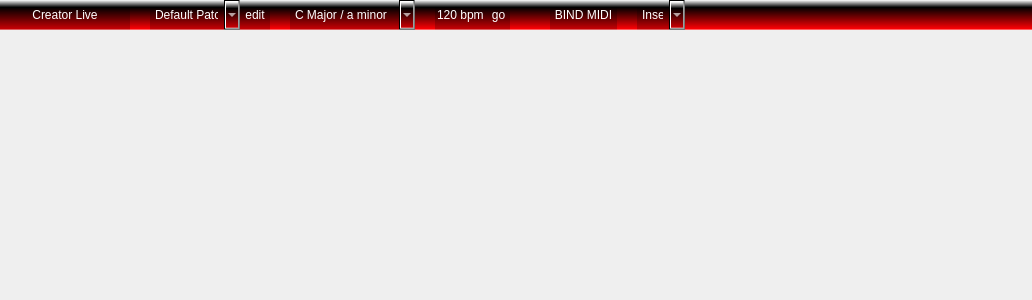
<?xml version="1.0" encoding="UTF-8"?>
<ui version="4.0">
 <class>LiveWindow</class>
 <widget class="QWidget" name="LiveWindow">
  <property name="geometry">
   <rect>
    <x>0</x>
    <y>0</y>
    <width>1032</width>
    <height>300</height>
   </rect>
  </property>
  <property name="windowTitle">
   <string>Creator Live (BETA)</string>
  </property>
  <layout class="QVBoxLayout" name="verticalLayout">
   <property name="spacing">
    <number>0</number>
   </property>
   <property name="margin">
    <number>0</number>
   </property>
   <item>
    <layout class="QHBoxLayout" name="horizontalLayout_2">
     <property name="spacing">
      <number>0</number>
     </property>
     <property name="rightMargin">
      <number>0</number>
     </property>
     <property name="bottomMargin">
      <number>0</number>
     </property>
     <item>
      <widget class="live_widgets::PushButton" name="pushButton_creatorLive">
       <property name="minimumSize">
        <size>
         <width>130</width>
         <height>30</height>
        </size>
       </property>
       <property name="maximumSize">
        <size>
         <width>16777215</width>
         <height>30</height>
        </size>
       </property>
       <property name="toolTip">
        <string>Use this menu to open and save projects,
load VST instruments, add inputs, setup
audio and more...</string>
       </property>
       <property name="styleSheet">
        <string notr="true">QPushButton {
  height: 30;

	background-color: qlineargradient(spread:pad, x1:0, y1:0, x2:0, y2:1, stop:0 rgba(255, 255, 255, 255), stop:0.243243 rgba(0, 0, 0, 255), stop:0.972973 rgba(200, 0, 4, 255), stop:1 rgba(255, 255, 255, 255));

	color: rgb(255, 255, 255);
    border-radius:0;
    border-style: groove;
    border-width:0;
	border-color: white;
    outline: none;
	font: 75 11pt &quot;HandelGotDLig&quot;;
}

QPushButton:hover {
  
	background-color: qlineargradient(spread:pad, x1:0, y1:0, x2:0, y2:1, stop:0 rgba(255, 255, 255, 255), stop:0.243243 rgba(255, 255, 255, 255), stop:0.972973 rgba(255, 0, 4, 255), stop:1 rgba(255, 255, 255, 255));
    color: black;

}</string>
       </property>
       <property name="text">
        <string>Creator Live</string>
       </property>
       <property name="icon">
        <iconset resource="icons/icons.qrc">
         <normaloff>:/icons/creatorLive.jpeg</normaloff>:/icons/creatorLive.jpeg</iconset>
       </property>
       <property name="iconSize">
        <size>
         <width>18</width>
         <height>18</height>
        </size>
       </property>
      </widget>
     </item>
     <item>
      <widget class="QWidget" name="header" native="true">
       <property name="maximumSize">
        <size>
         <width>16777215</width>
         <height>30</height>
        </size>
       </property>
       <property name="styleSheet">
        <string notr="true">QWidget#header {
	background-color: qlineargradient(spread:pad, x1:0, y1:0, x2:0, y2:1, stop:0 rgba(255, 255, 255, 255), stop:0.243243 rgba(0, 0, 0, 255), stop:0.972973 rgba(255, 0, 4, 255), stop:1 rgba(255, 255, 255, 255));
    height: 30;
}</string>
       </property>
       <layout class="QHBoxLayout" name="horizontalLayout">
        <property name="spacing">
         <number>0</number>
        </property>
        <property name="margin">
         <number>0</number>
        </property>
        <item>
         <spacer name="horizontalSpacer_2">
          <property name="orientation">
           <enum>Qt::Horizontal</enum>
          </property>
          <property name="sizeType">
           <enum>QSizePolicy::Fixed</enum>
          </property>
          <property name="sizeHint" stdset="0">
           <size>
            <width>20</width>
            <height>20</height>
           </size>
          </property>
         </spacer>
        </item>
        <item>
         <widget class="live_widgets::ComboBox" name="comboBox_patch">
          <property name="minimumSize">
           <size>
            <width>0</width>
            <height>30</height>
           </size>
          </property>
          <property name="toolTip">
           <string>Different patches can have different inputs, tracks,
tools, keys, tempos and MIDI bindings.
Bind a MIDI key to this menu to
switch between patches on the fly.</string>
          </property>
          <property name="styleSheet">
           <string notr="true">QComboBox {
	background-color: qlineargradient(spread:pad, x1:0, y1:0, x2:0, y2:1, stop:0 rgba(255, 255, 255, 255), stop:0.243243 rgba(0, 0, 0, 255), stop:0.972973 rgba(200, 0, 4, 255), stop:1 rgba(255, 255, 255, 255));

	color: rgb(255, 255, 255);
    border-radius:0;
    border-style: groove;
    border-right-width:0;
    border-top-width:0;
    border-bottom-width:0;
    border-left-width:0;
	border-color: white;
    outline: none;
}

QComboBox:hover {
  
	background-color: qlineargradient(spread:pad, x1:0, y1:0, x2:0, y2:1, stop:0 rgba(255, 255, 255, 255), stop:0.243243 rgba(255, 255, 255, 255), stop:0.972973 rgba(255, 0, 4, 255), stop:1 rgba(255, 255, 255, 255));
    color: black;

}</string>
          </property>
          <property name="editable">
           <bool>false</bool>
          </property>
          <property name="insertPolicy">
           <enum>QComboBox::InsertAtCurrent</enum>
          </property>
          <item>
           <property name="text">
            <string>Default Patch</string>
           </property>
          </item>
          <item>
           <property name="text">
            <string>New Patch...</string>
           </property>
          </item>
         </widget>
        </item>
        <item>
         <widget class="live_widgets::ToolButton" name="toolButton_patchEdit">
          <property name="toolTip">
           <string>Rename the current patch.</string>
          </property>
          <property name="styleSheet">
           <string notr="true">QToolButton {
    height:30;
	background-color: qlineargradient(spread:pad, x1:0, y1:0, x2:0, y2:1, stop:0 rgba(255, 255, 255, 255), stop:0.243243 rgba(0, 0, 0, 255), stop:0.972973 rgba(200, 0, 4, 255), stop:1 rgba(255, 255, 255, 255));

	color: rgb(255, 255, 255);
    border-radius:0;
    border-style: groove;
    border-right-width:0;
    border-top-width:0;
    border-bottom-width:0;
    border-left-width:0;
	border-color: white;
    outline: none;
}

QToolButton:hover {
  
	background-color: qlineargradient(spread:pad, x1:0, y1:0, x2:0, y2:1, stop:0 rgba(255, 255, 255, 255), stop:0.243243 rgba(255, 255, 255, 255), stop:0.972973 rgba(255, 0, 4, 255), stop:1 rgba(255, 255, 255, 255));
    color: black;

}

QToolButton::checked {
	background-color: qlineargradient(spread:pad, x1:0, y1:0, x2:0, y2:1, stop:0 rgba(125, 125, 125, 125), stop:0.243243 rgba(0, 0, 0, 255), stop:0.972973 rgba(125, 0, 2, 255), stop:1 rgba(255, 255, 255, 255));

	color: rgb(255, 255, 255);
    border-radius:0;
    border-style: groove;
    border-right-width:0;
    border-top-width:0;
    border-bottom-width:0;
    border-left-width:0;
	border-color: white;
    outline: none;
}</string>
          </property>
          <property name="text">
           <string>edit</string>
          </property>
          <property name="icon">
           <iconset>
            <normaloff>:/icons/cl-add-setup.png</normaloff>:/icons/cl-add-setup.png</iconset>
          </property>
         </widget>
        </item>
        <item>
         <spacer name="horizontalSpacer_3">
          <property name="orientation">
           <enum>Qt::Horizontal</enum>
          </property>
          <property name="sizeType">
           <enum>QSizePolicy::Fixed</enum>
          </property>
          <property name="sizeHint" stdset="0">
           <size>
            <width>20</width>
            <height>20</height>
           </size>
          </property>
         </spacer>
        </item>
        <item>
         <widget class="live_widgets::ComboBox" name="comboBox_key">
          <property name="toolTip">
           <string>Set the key signature for Creator Live to show you piano rolls and sheet music 
in the right key. For more information on key signature, see the Wikipedia article on key signatures.</string>
          </property>
          <property name="styleSheet">
           <string notr="true">QComboBox {
    height:30;
	background-color: qlineargradient(spread:pad, x1:0, y1:0, x2:0, y2:1, stop:0 rgba(255, 255, 255, 255), stop:0.243243 rgba(0, 0, 0, 255), stop:0.972973 rgba(200, 0, 4, 255), stop:1 rgba(255, 255, 255, 255));

	color: rgb(255, 255, 255);
    border-radius:0;
    border-style: groove;
    border-right-width:0;
    border-top-width:0;
    border-bottom-width:0;
    border-left-width:0;
	border-color: white;
    outline: none;
}

QComboBox:hover {
  
	background-color: qlineargradient(spread:pad, x1:0, y1:0, x2:0, y2:1, stop:0 rgba(255, 255, 255, 255), stop:0.243243 rgba(255, 255, 255, 255), stop:0.972973 rgba(255, 0, 4, 255), stop:1 rgba(255, 255, 255, 255));
    color: black;

}</string>
          </property>
          <property name="currentIndex">
           <number>8</number>
          </property>
          <item>
           <property name="text">
            <string>Fb major / db minor</string>
           </property>
          </item>
          <item>
           <property name="text">
            <string>Cb majr / ab minor</string>
           </property>
          </item>
          <item>
           <property name="text">
            <string>Gb major / eb minor</string>
           </property>
          </item>
          <item>
           <property name="text">
            <string>Db major / bb minor</string>
           </property>
          </item>
          <item>
           <property name="text">
            <string>Ab major / f minor</string>
           </property>
          </item>
          <item>
           <property name="text">
            <string>Eb major / c minor</string>
           </property>
          </item>
          <item>
           <property name="text">
            <string>Bb major / g minor</string>
           </property>
          </item>
          <item>
           <property name="text">
            <string>F major / d minor</string>
           </property>
          </item>
          <item>
           <property name="text">
            <string>C Major / a minor</string>
           </property>
          </item>
          <item>
           <property name="text">
            <string>G Major / e minor</string>
           </property>
          </item>
          <item>
           <property name="text">
            <string>D Major / b minor</string>
           </property>
          </item>
          <item>
           <property name="text">
            <string>A Major / f# minor</string>
           </property>
          </item>
          <item>
           <property name="text">
            <string>E Major / c# minor</string>
           </property>
          </item>
          <item>
           <property name="text">
            <string>B Major / g# minor</string>
           </property>
          </item>
          <item>
           <property name="text">
            <string>F# Major / d# minor</string>
           </property>
          </item>
          <item>
           <property name="text">
            <string>C# Major / a# minor</string>
           </property>
          </item>
          <item>
           <property name="text">
            <string>G# Major / e# minor</string>
           </property>
          </item>
         </widget>
        </item>
        <item>
         <spacer name="horizontalSpacer_5">
          <property name="orientation">
           <enum>Qt::Horizontal</enum>
          </property>
          <property name="sizeType">
           <enum>QSizePolicy::Fixed</enum>
          </property>
          <property name="sizeHint" stdset="0">
           <size>
            <width>20</width>
            <height>20</height>
           </size>
          </property>
         </spacer>
        </item>
        <item>
         <widget class="live_widgets::MetroSpinbox" name="spinBox_bpm">
          <property name="minimumSize">
           <size>
            <width>0</width>
            <height>30</height>
           </size>
          </property>
          <property name="maximumSize">
           <size>
            <width>16777215</width>
            <height>30</height>
           </size>
          </property>
          <property name="toolTip">
           <string>Set the tempo, in beats per minute. Besides helping you to maintain a tempo,
the metronome allows you to start recording, playing or looping on the beat.</string>
          </property>
          <property name="styleSheet">
           <string notr="true">QSpinBox {
    height:30;
	background-color: qlineargradient(spread:pad, x1:0, y1:0, x2:0, y2:1, stop:0 rgba(255, 255, 255, 255), stop:0.243243 rgba(0, 0, 0, 255), stop:0.972973 rgba(200, 0, 4, 255), stop:1 rgba(255, 255, 255, 255));

	color: rgb(255, 255, 255);
    border-radius:0;
    border-style: groove;
    border-right-width:0;
    border-top-width:0;
    border-bottom-width:0;
    border-left-width:0;
	border-color: white;
    outline: none;
}

QSpinBox:hover {
  
	background-color: qlineargradient(spread:pad, x1:0, y1:0, x2:0, y2:1, stop:0 rgba(255, 255, 255, 255), stop:0.243243 rgba(255, 255, 255, 255), stop:0.972973 rgba(255, 0, 4, 255), stop:1 rgba(255, 255, 255, 255));
    color: black;

}</string>
          </property>
          <property name="buttonSymbols">
           <enum>QAbstractSpinBox::NoButtons</enum>
          </property>
          <property name="suffix">
           <string> bpm</string>
          </property>
          <property name="minimum">
           <number>20</number>
          </property>
          <property name="maximum">
           <number>400</number>
          </property>
          <property name="value">
           <number>120</number>
          </property>
         </widget>
        </item>
        <item>
         <widget class="live_widgets::ToolButton" name="toolButton_metro">
          <property name="toolTip">
           <string>Start the metronome. Besides helping you to maintain a tempo, the metronome
allows you to start recording, playing or looping on the beat.</string>
          </property>
          <property name="styleSheet">
           <string notr="true">QToolButton {
    height:30;
	background-color: qlineargradient(spread:pad, x1:0, y1:0, x2:0, y2:1, stop:0 rgba(255, 255, 255, 255), stop:0.243243 rgba(0, 0, 0, 255), stop:0.972973 rgba(200, 0, 4, 255), stop:1 rgba(255, 255, 255, 255));

	color: rgb(255, 255, 255);
    border-radius:0;
    border-style: groove;
    border-right-width:0;
    border-top-width:0;
    border-bottom-width:0;
    border-left-width:0;
	border-color: white;
    outline: none;
}

QToolButton:hover {
  
	background-color: qlineargradient(spread:pad, x1:0, y1:0, x2:0, y2:1, stop:0 rgba(255, 255, 255, 255), stop:0.243243 rgba(255, 255, 255, 255), stop:0.972973 rgba(255, 0, 4, 255), stop:1 rgba(255, 255, 255, 255));
    color: black;

}

QToolButton::checked {
	background-color: qlineargradient(spread:pad, x1:0, y1:0, x2:0, y2:1, stop:0 rgba(125, 125, 125, 125), stop:0.243243 rgba(0, 0, 0, 255), stop:0.972973 rgba(125, 0, 2, 255), stop:1 rgba(255, 255, 255, 255));

	color: rgb(255, 255, 255);
    border-radius:0;
    border-style: groove;
    border-right-width:0;
    border-top-width:0;
    border-bottom-width:0;
    border-left-width:0;
	border-color: white;
    outline: none;
}</string>
          </property>
          <property name="text">
           <string>go</string>
          </property>
          <property name="icon">
           <iconset>
            <normaloff>:/icons/1301786966_metronome-music.png</normaloff>:/icons/1301786966_metronome-music.png</iconset>
          </property>
          <property name="checkable">
           <bool>true</bool>
          </property>
         </widget>
        </item>
        <item>
         <spacer name="horizontalSpacer">
          <property name="orientation">
           <enum>Qt::Horizontal</enum>
          </property>
          <property name="sizeHint" stdset="0">
           <size>
            <width>40</width>
            <height>20</height>
           </size>
          </property>
         </spacer>
        </item>
        <item>
         <widget class="QToolButton" name="toolButton_bindMidi">
          <property name="toolTip">
           <string>To bind a MIDI key or controller to a control in Creator Live, click this button,
then click on a control in this program. Finally, press the key or controller
which you want to control the control.</string>
          </property>
          <property name="styleSheet">
           <string notr="true">QToolButton {
    height:30;
	background-color: qlineargradient(spread:pad, x1:0, y1:0, x2:0, y2:1, stop:0 rgba(255, 255, 255, 255), stop:0.243243 rgba(0, 0, 0, 255), stop:0.972973 rgba(200, 0, 4, 255), stop:1 rgba(255, 255, 255, 255));

	color: rgb(255, 255, 255);
    border-radius:0;
    border-style: groove;
    border-right-width:0;
    border-top-width:0;
    border-bottom-width:0;
    border-left-width:0;
	border-color: white;
    outline: none;
}

QToolButton:hover {
  
	background-color: qlineargradient(spread:pad, x1:0, y1:0, x2:0, y2:1, stop:0 rgba(255, 255, 255, 255), stop:0.243243 rgba(255, 255, 255, 255), stop:0.972973 rgba(255, 0, 4, 255), stop:1 rgba(255, 255, 255, 255));
    color: black;

}

QToolButton::checked {
	background-color: qlineargradient(spread:pad, x1:0, y1:0, x2:0, y2:1, stop:0 rgba(125, 125, 125, 125), stop:0.243243 rgba(0, 0, 0, 255), stop:0.972973 rgba(125, 0, 2, 255), stop:1 rgba(255, 255, 255, 255));

	color: rgb(255, 255, 255);
    border-radius:0;
    border-style: groove;
    border-right-width:0;
    border-top-width:0;
    border-bottom-width:0;
    border-left-width:0;
	border-color: white;
    outline: none;
}</string>
          </property>
          <property name="text">
           <string>BIND MIDI</string>
          </property>
          <property name="checkable">
           <bool>true</bool>
          </property>
         </widget>
        </item>
        <item>
         <spacer name="horizontalSpacer_4">
          <property name="orientation">
           <enum>Qt::Horizontal</enum>
          </property>
          <property name="sizeType">
           <enum>QSizePolicy::Fixed</enum>
          </property>
          <property name="sizeHint" stdset="0">
           <size>
            <width>20</width>
            <height>20</height>
           </size>
          </property>
         </spacer>
        </item>
        <item>
         <widget class="live_widgets::ComboBox" name="comboBox_mode">
          <property name="toolTip">
           <string>Use insert mode to create a patch, and live mode to perform!</string>
          </property>
          <property name="styleSheet">
           <string notr="true">QComboBox {
    height:30;
	background-color: qlineargradient(spread:pad, x1:0, y1:0, x2:0, y2:1, stop:0 rgba(255, 255, 255, 255), stop:0.243243 rgba(0, 0, 0, 255), stop:0.972973 rgba(200, 0, 4, 255), stop:1 rgba(255, 255, 255, 255));

	color: rgb(255, 255, 255);
    border-radius:0;
    border-style: groove;
    border-right-width:0;
    border-top-width:0;
    border-bottom-width:0;
    border-left-width:0;
	border-color: white;
    outline: none;
}

QComboBox:hover {
  
	background-color: qlineargradient(spread:pad, x1:0, y1:0, x2:0, y2:1, stop:0 rgba(255, 255, 255, 255), stop:0.243243 rgba(255, 255, 255, 255), stop:0.972973 rgba(255, 0, 4, 255), stop:1 rgba(255, 255, 255, 255));
    color: black;

}</string>
          </property>
          <item>
           <property name="text">
            <string>Insert</string>
           </property>
          </item>
          <item>
           <property name="text">
            <string>Live</string>
           </property>
          </item>
         </widget>
        </item>
       </layout>
      </widget>
     </item>
     <item>
      <widget class="QWidget" name="header_" native="true">
       <property name="sizePolicy">
        <sizepolicy hsizetype="Expanding" vsizetype="Preferred">
         <horstretch>0</horstretch>
         <verstretch>0</verstretch>
        </sizepolicy>
       </property>
       <property name="styleSheet">
        <string notr="true">QWidget#header_ {
	background-color: qlineargradient(spread:pad, x1:0, y1:0, x2:0, y2:1, stop:0 rgba(255, 255, 255, 255), stop:0.243243 rgba(0, 0, 0, 255), stop:0.972973 rgba(255, 0, 4, 255), stop:1 rgba(255, 255, 255, 255));
    height: 30;
}</string>
       </property>
      </widget>
     </item>
    </layout>
   </item>
   <item>
    <widget class="QScrollArea" name="scrollArea">
     <property name="frameShape">
      <enum>QFrame::NoFrame</enum>
     </property>
     <property name="frameShadow">
      <enum>QFrame::Plain</enum>
     </property>
     <property name="widgetResizable">
      <bool>true</bool>
     </property>
     <widget class="live_widgets::VScrollContainer" name="sac_contents">
      <property name="geometry">
       <rect>
        <x>0</x>
        <y>0</y>
        <width>1032</width>
        <height>268</height>
       </rect>
      </property>
      <property name="sizePolicy">
       <sizepolicy hsizetype="Preferred" vsizetype="Expanding">
        <horstretch>0</horstretch>
        <verstretch>0</verstretch>
       </sizepolicy>
      </property>
     </widget>
    </widget>
   </item>
  </layout>
 </widget>
 <customwidgets>
  <customwidget>
   <class>live_widgets::ToolButton</class>
   <extends>QToolButton</extends>
   <header>live_widgets/toolbutton.h</header>
  </customwidget>
  <customwidget>
   <class>live_widgets::PushButton</class>
   <extends>QPushButton</extends>
   <header>live_widgets/pushbutton.h</header>
  </customwidget>
  <customwidget>
   <class>live_widgets::VScrollContainer</class>
   <extends>QWidget</extends>
   <header>live_widgets/vscrollcontainer.h</header>
   <container>1</container>
  </customwidget>
  <customwidget>
   <class>live_widgets::MetroSpinbox</class>
   <extends>QSpinBox</extends>
   <header>live_widgets/metrospinbox.h</header>
  </customwidget>
  <customwidget>
   <class>live_widgets::ComboBox</class>
   <extends>QComboBox</extends>
   <header>live_widgets/combobox.h</header>
  </customwidget>
 </customwidgets>
 <resources>
  <include location="icons/icons.qrc"/>
 </resources>
 <connections/>
</ui>
